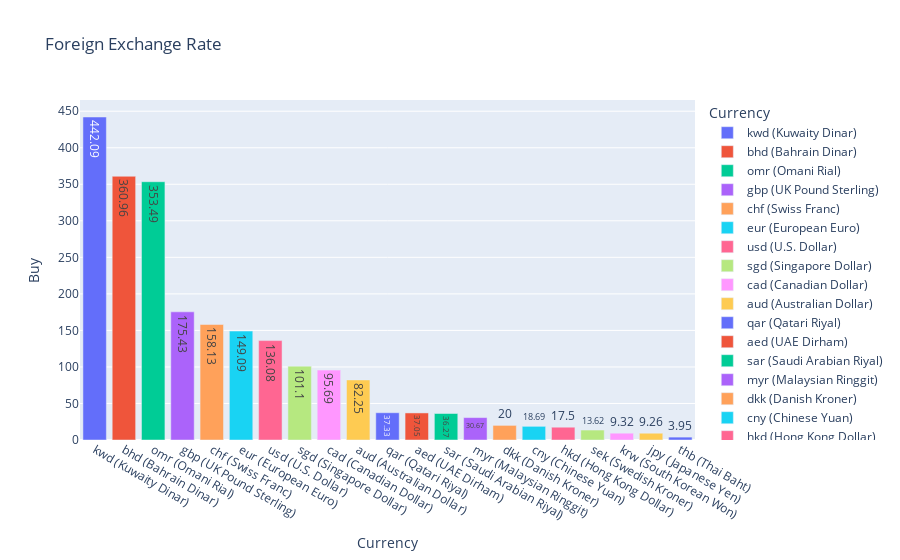

The notebook cell this image was saved under:
### Code cell
import plotly.express as px
fig = px.bar(df_sorted,x='Currency',y = 'Buy',title='Foreign Exchange Rate',text='Buy',color='Currency',color_discrete_sequence=px.colors.qualitative.Plotly)
fig.show()

### Figure 1 — Plotly figure (JSON) as saved in the notebook; plotly's stock layout.template omitted (floating-point values rounded to 4 significant figures)
{"data": [{"alignmentgroup": "True", "hovertemplate": "Currency=%{x}<br>Buy=%{text}<extra></extra>", "legendgroup": "kwd (Kuwaity Dinar)", "marker": {"color": "#636EFA", "pattern": {"shape": ""}}, "name": "kwd (Kuwaity Dinar)", "offsetgroup": "kwd (Kuwaity Dinar)", "orientation": "v", "showlegend": true, "text": [442.1], "textposition": "auto", "type": "bar", "x": ["kwd (Kuwaity Dinar)"], "xaxis": "x", "y": [442.1], "yaxis": "y"}, {"alignmentgroup": "True", "hovertemplate": "Currency=%{x}<br>Buy=%{text}<extra></extra>", "legendgroup": "bhd (Bahrain Dinar)", "marker": {"color": "#EF553B", "pattern": {"shape": ""}}, "name": "bhd (Bahrain Dinar)", "offsetgroup": "bhd (Bahrain Dinar)", "orientation": "v", "showlegend": true, "text": [361.0], "textposition": "auto", "type": "bar", "x": ["bhd (Bahrain Dinar)"], "xaxis": "x", "y": [361.0], "yaxis": "y"}, {"alignmentgroup": "True", "hovertemplate": "Currency=%{x}<br>Buy=%{text}<extra></extra>", "legendgroup": "omr (Omani Rial)", "marker": {"color": "#00CC96", "pattern": {"shape": ""}}, "name": "omr (Omani Rial)", "offsetgroup": "omr (Omani Rial)", "orientation": "v", "showlegend": true, "text": [353.5], "textposition": "auto", "type": "bar", "x": ["omr (Omani Rial)"], "xaxis": "x", "y": [353.5], "yaxis": "y"}, {"alignmentgroup": "True", "hovertemplate": "Currency=%{x}<br>Buy=%{text}<extra></extra>", "legendgroup": "gbp (UK Pound Sterling)", "marker": {"color": "#AB63FA", "pattern": {"shape": ""}}, "name": "gbp (UK Pound Sterling)", "offsetgroup": "gbp (UK Pound Sterling)", "orientation": "v", "showlegend": true, "text": [175.4], "textposition": "auto", "type": "bar", "x": ["gbp (UK Pound Sterling)"], "xaxis": "x", "y": [175.4], "yaxis": "y"}, {"alignmentgroup": "True", "hovertemplate": "Currency=%{x}<br>Buy=%{text}<extra></extra>", "legendgroup": "chf (Swiss Franc)", "marker": {"color": "#FFA15A", "pattern": {"shape": ""}}, "name": "chf (Swiss Franc)", "offsetgroup": "chf (Swiss Franc)", "orientation": "v", "showlegend": true, "text": [158.1], "textposition": "auto", "type": "bar", "x": ["chf (Swiss Franc)"], "xaxis": "x", "y": [158.1], "yaxis": "y"}, {"alignmentgroup": "True", "hovertemplate": "Currency=%{x}<br>Buy=%{text}<extra></extra>", "legendgroup": "eur (European Euro)", "marker": {"color": "#19D3F3", "pattern": {"shape": ""}}, "name": "eur (European Euro)", "offsetgroup": "eur (European Euro)", "orientation": "v", "showlegend": true, "text": [149.1], "textposition": "auto", "type": "bar", "x": ["eur (European Euro)"], "xaxis": "x", "y": [149.1], "yaxis": "y"}, {"alignmentgroup": "True", "hovertemplate": "Currency=%{x}<br>Buy=%{text}<extra></extra>", "legendgroup": "usd (U.S. Dollar)", "marker": {"color": "#FF6692", "pattern": {"shape": ""}}, "name": "usd (U.S. Dollar)", "offsetgroup": "usd (U.S. Dollar)", "orientation": "v", "showlegend": true, "text": [136.1], "textposition": "auto", "type": "bar", "x": ["usd (U.S. Dollar)"], "xaxis": "x", "y": [136.1], "yaxis": "y"}, {"alignmentgroup": "True", "hovertemplate": "Currency=%{x}<br>Buy=%{text}<extra></extra>", "legendgroup": "sgd (Singapore Dollar)", "marker": {"color": "#B6E880", "pattern": {"shape": ""}}, "name": "sgd (Singapore Dollar)", "offsetgroup": "sgd (Singapore Dollar)", "orientation": "v", "showlegend": true, "text": [101.1], "textposition": "auto", "type": "bar", "x": ["sgd (Singapore Dollar)"], "xaxis": "x", "y": [101.1], "yaxis": "y"}, {"alignmentgroup": "True", "hovertemplate": "Currency=%{x}<br>Buy=%{text}<extra></extra>", "legendgroup": "cad (Canadian Dollar)", "marker": {"color": "#FF97FF", "pattern": {"shape": ""}}, "name": "cad (Canadian Dollar)", "offsetgroup": "cad (Canadian Dollar)", "orientation": "v", "showlegend": true, "text": [95.69], "textposition": "auto", "type": "bar", "x": ["cad (Canadian Dollar)"], "xaxis": "x", "y": [95.69], "yaxis": "y"}, {"alignmentgroup": "True", "hovertemplate": "Currency=%{x}<br>Buy=%{text}<extra></extra>", "legendgroup": "aud (Australian Dollar)", "marker": {"color": "#FECB52", "pattern": {"shape": ""}}, "name": "aud (Australian Dollar)", "offsetgroup": "aud (Australian Dollar)", "orientation": "v", "showlegend": true, "text": [82.25], "textposition": "auto", "type": "bar", "x": ["aud (Australian Dollar)"], "xaxis": "x", "y": [82.25], "yaxis": "y"}, {"alignmentgroup": "True", "hovertemplate": "Currency=%{x}<br>Buy=%{text}<extra></extra>", "legendgroup": "qar (Qatari Riyal)", "marker": {"color": "#636EFA", "pattern": {"shape": ""}}, "name": "qar (Qatari Riyal)", "offsetgroup": "qar (Qatari Riyal)", "orientation": "v", "showlegend": true, "text": [37.33], "textposition": "auto", "type": "bar", "x": ["qar (Qatari Riyal)"], "xaxis": "x", "y": [37.33], "yaxis": "y"}, {"alignmentgroup": "True", "hovertemplate": "Currency=%{x}<br>Buy=%{text}<extra></extra>", "legendgroup": "aed (UAE Dirham)", "marker": {"color": "#EF553B", "pattern": {"shape": ""}}, "name": "aed (UAE Dirham)", "offsetgroup": "aed (UAE Dirham)", "orientation": "v", "showlegend": true, "text": [37.05], "textposition": "auto", "type": "bar", "x": ["aed (UAE Dirham)"], "xaxis": "x", "y": [37.05], "yaxis": "y"}, {"alignmentgroup": "True", "hovertemplate": "Currency=%{x}<br>Buy=%{text}<extra></extra>", "legendgroup": "sar (Saudi Arabian Riyal)", "marker": {"color": "#00CC96", "pattern": {"shape": ""}}, "name": "sar (Saudi Arabian Riyal)", "offsetgroup": "sar (Saudi Arabian Riyal)", "orientation": "v", "showlegend": true, "text": [36.27], "textposition": "auto", "type": "bar", "x": ["sar (Saudi Arabian Riyal)"], "xaxis": "x", "y": [36.27], "yaxis": "y"}, {"alignmentgroup": "True", "hovertemplate": "Currency=%{x}<br>Buy=%{text}<extra></extra>", "legendgroup": "myr (Malaysian Ringgit)", "marker": {"color": "#AB63FA", "pattern": {"shape": ""}}, "name": "myr (Malaysian Ringgit)", "offsetgroup": "myr (Malaysian Ringgit)", "orientation": "v", "showlegend": true, "text": [30.67], "textposition": "auto", "type": "bar", "x": ["myr (Malaysian Ringgit)"], "xaxis": "x", "y": [30.67], "yaxis": "y"}, {"alignmentgroup": "True", "hovertemplate": "Currency=%{x}<br>Buy=%{text}<extra></extra>", "legendgroup": "dkk (Danish Kroner)", "marker": {"color": "#FFA15A", "pattern": {"shape": ""}}, "name": "dkk (Danish Kroner)", "offsetgroup": "dkk (Danish Kroner)", "orientation": "v", "showlegend": true, "text": [20], "textposition": "auto", "type": "bar", "x": ["dkk (Danish Kroner)"], "xaxis": "x", "y": [20], "yaxis": "y"}, {"alignmentgroup": "True", "hovertemplate": "Currency=%{x}<br>Buy=%{text}<extra></extra>", "legendgroup": "cny (Chinese Yuan)", "marker": {"color": "#19D3F3", "pattern": {"shape": ""}}, "name": "cny (Chinese Yuan)", "offsetgroup": "cny (Chinese Yuan)", "orientation": "v", "showlegend": true, "text": [18.69], "textposition": "auto", "type": "bar", "x": ["cny (Chinese Yuan)"], "xaxis": "x", "y": [18.69], "yaxis": "y"}, {"alignmentgroup": "True", "hovertemplate": "Currency=%{x}<br>Buy=%{text}<extra></extra>", "legendgroup": "hkd (Hong Kong Dollar)", "marker": {"color": "#FF6692", "pattern": {"shape": ""}}, "name": "hkd (Hong Kong Dollar)", "offsetgroup": "hkd (Hong Kong Dollar)", "orientation": "v", "showlegend": true, "text": [17.5], "textposition": "auto", "type": "bar", "x": ["hkd (Hong Kong Dollar)"], "xaxis": "x", "y": [17.5], "yaxis": "y"}, {"alignmentgroup": "True", "hovertemplate": "Currency=%{x}<br>Buy=%{text}<extra></extra>", "legendgroup": "sek (Swedish Kroner)", "marker": {"color": "#B6E880", "pattern": {"shape": ""}}, "name": "sek (Swedish Kroner)", "offsetgroup": "sek (Swedish Kroner)", "orientation": "v", "showlegend": true, "text": [13.62], "textposition": "auto", "type": "bar", "x": ["sek (Swedish Kroner)"], "xaxis": "x", "y": [13.62], "yaxis": "y"}, {"alignmentgroup": "True", "hovertemplate": "Currency=%{x}<br>Buy=%{text}<extra></extra>", "legendgroup": "krw (South Korean Won)", "marker": {"color": "#FF97FF", "pattern": {"shape": ""}}, "name": "krw (South Korean Won)", "offsetgroup": "krw (South Korean Won)", "orientation": "v", "showlegend": true, "text": [9.32], "textposition": "auto", "type": "bar", "x": ["krw (South Korean Won)"], "xaxis": "x", "y": [9.32], "yaxis": "y"}, {"alignmentgroup": "True", "hovertemplate": "Currency=%{x}<br>Buy=%{text}<extra></extra>", "legendgroup": "jpy (Japanese Yen)", "marker": {"color": "#FECB52", "pattern": {"shape": ""}}, "name": "jpy (Japanese Yen)", "offsetgroup": "jpy (Japanese Yen)", "orientation": "v", "showlegend": true, "text": [9.26], "textposition": "auto", "type": "bar", "x": ["jpy (Japanese Yen)"], "xaxis": "x", "y": [9.26], "yaxis": "y"}, {"alignmentgroup": "True", "hovertemplate": "Currency=%{x}<br>Buy=%{text}<extra></extra>", "legendgroup": "thb (Thai Baht)", "marker": {"color": "#636EFA", "pattern": {"shape": ""}}, "name": "thb (Thai Baht)", "offsetgroup": "thb (Thai Baht)", "orientation": "v", "showlegend": true, "text": [3.95], "textposition": "auto", "type": "bar", "x": ["thb (Thai Baht)"], "xaxis": "x", "y": [3.95], "yaxis": "y"}], "layout": {"barmode": "relative", "legend": {"title": {"text": "Currency"}, "tracegroupgap": 0}, "title": {"text": "Foreign Exchange Rate"}, "xaxis": {"anchor": "y", "categoryarray": ["kwd (Kuwaity Dinar)", "bhd (Bahrain Dinar)", "omr (Omani Rial)", "gbp (UK Pound Sterling)", "chf (Swiss Franc)", "eur (European Euro)", "usd (U.S. Dollar)", "sgd (Singapore Dollar)", "cad (Canadian Dollar)", "aud (Australian Dollar)", "qar (Qatari Riyal)", "aed (UAE Dirham)", "sar (Saudi Arabian Riyal)", "myr (Malaysian Ringgit)", "dkk (Danish Kroner)", "cny (Chinese Yuan)", "hkd (Hong Kong Dollar)", "sek (Swedish Kroner)", "krw (South Korean Won)", "jpy (Japanese Yen)", "thb (Thai Baht)"], "categoryorder": "array", "domain": [0, 1], "title": {"text": "Currency"}}, "yaxis": {"anchor": "x", "domain": [0, 1], "title": {"text": "Buy"}}}}
